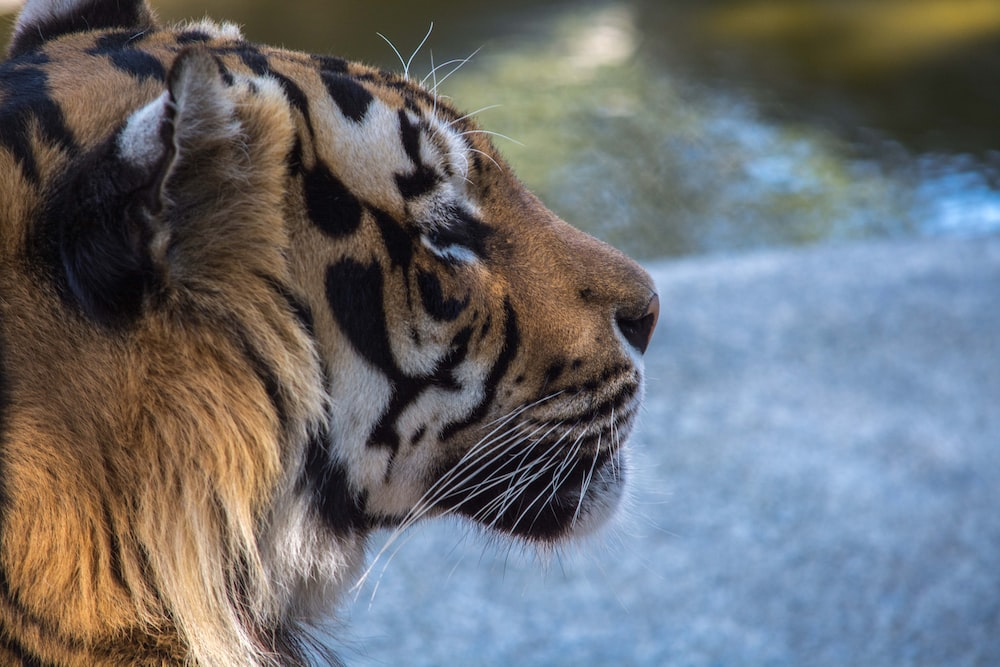
//> input picture OpenCV_tests/photo.jpg, 1000 x 667 px
$ ./main   (built with g++ and OpenCV 4)
//> lines starting //> are read from the running program, lines starting //| are printed output that depends on the picture
#include <iostream>
#include "opencv2/imgproc.hpp"
#include "opencv2/imgcodecs.hpp"
#include "opencv2/highgui.hpp"

using namespace cv;
using namespace std;

int main (){

    Mat img = cv::imread("C:/Users//Sergey/Downloads/photo.jpg");
//> img is the input picture: 667 rows x 1000 cols, CV_8UC3; mean B, G, R 113.7, 110, 107.9
    if(img.empty()){
        std::cout << "not img";
        return -1;
    }
    namedWindow("Testing OpenCV", WINDOW_AUTOSIZE);

    Mat img_blur10x10, img_Gblur5x5, img_threshold,
        img_gray, img_hsv, img_canny;

    blur(img,img_blur10x10, Size(10,10));
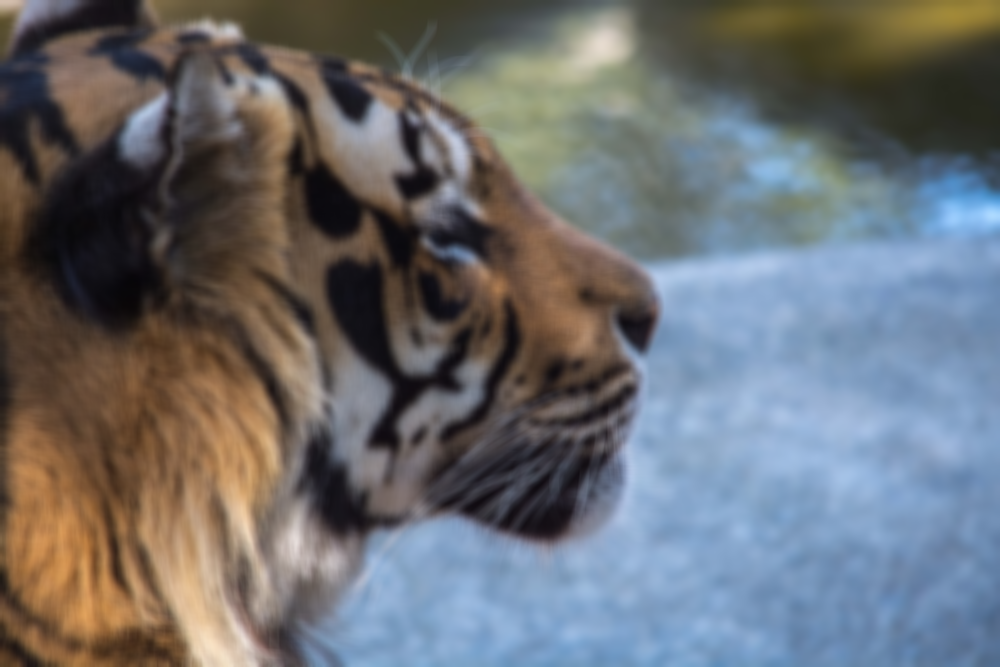
//> img_blur10x10: 667 rows x 1000 cols, CV_8UC3; mean B, G, R 113.5, 110, 107.9
    GaussianBlur(img, img_Gblur5x5, Size(5,5), 0);
    threshold(img, img_threshold, 125, 255, 3);
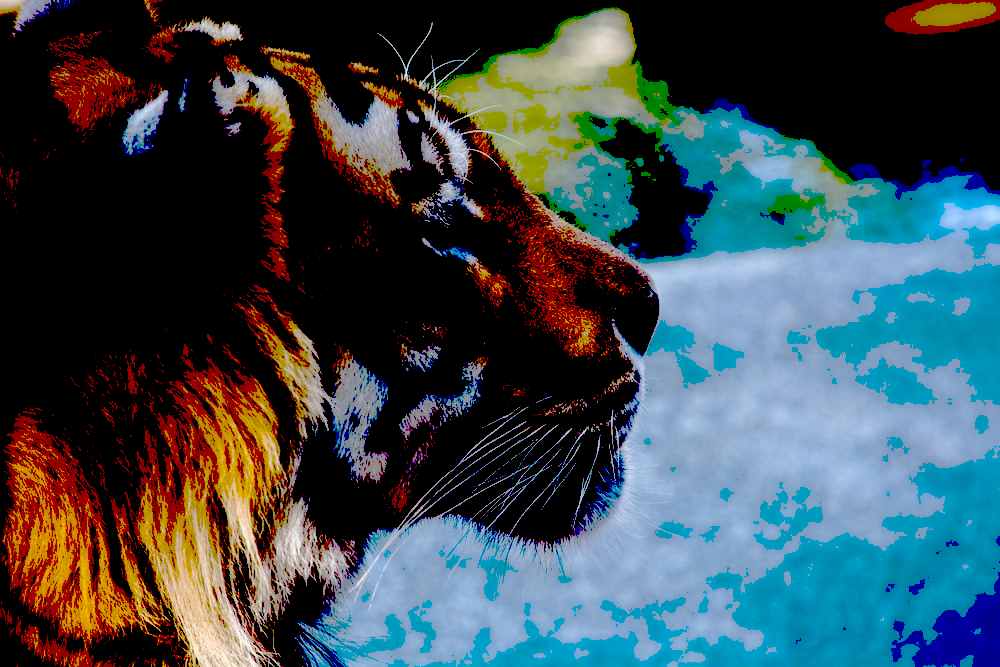
//> img_threshold: 667 rows x 1000 cols, CV_8UC3; mean B, G, R 79, 73.3, 58.6
    cvtColor(img, img_gray, COLOR_RGB2GRAY, 0);
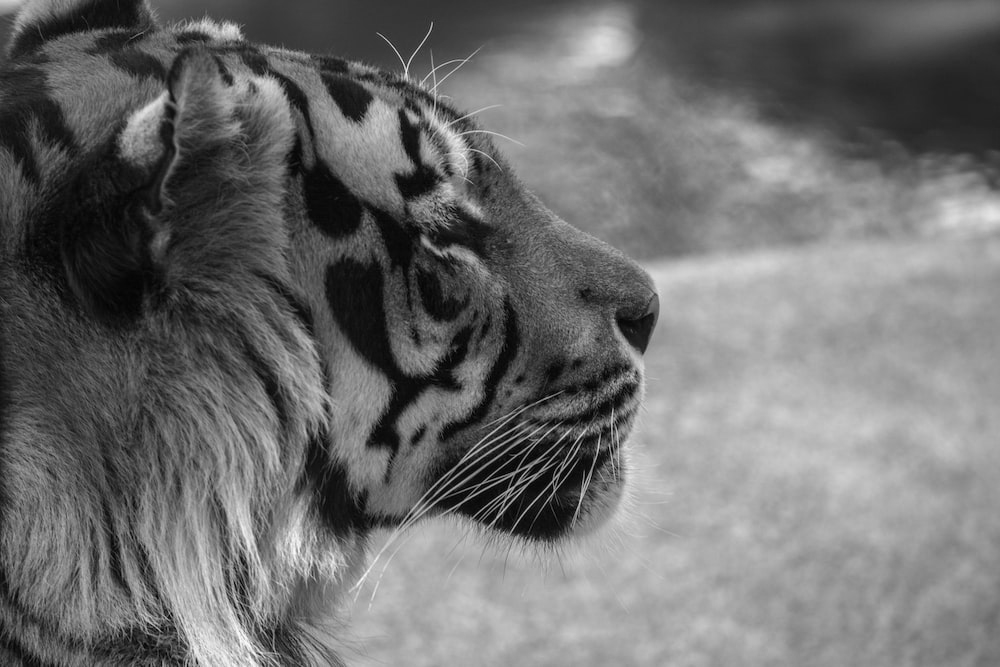
//> img_gray: 667 rows x 1000 cols, CV_8UC1; min 0, max 251, mean 110.9
    cvtColor(img, img_hsv, COLOR_RGB2HSV, 0);
//> img_hsv: 667 rows x 1000 cols, CV_8UC3; mean H, S, V 71.7, 78.5, 131.5
    Canny(img, img_canny, 0, 100, 3);
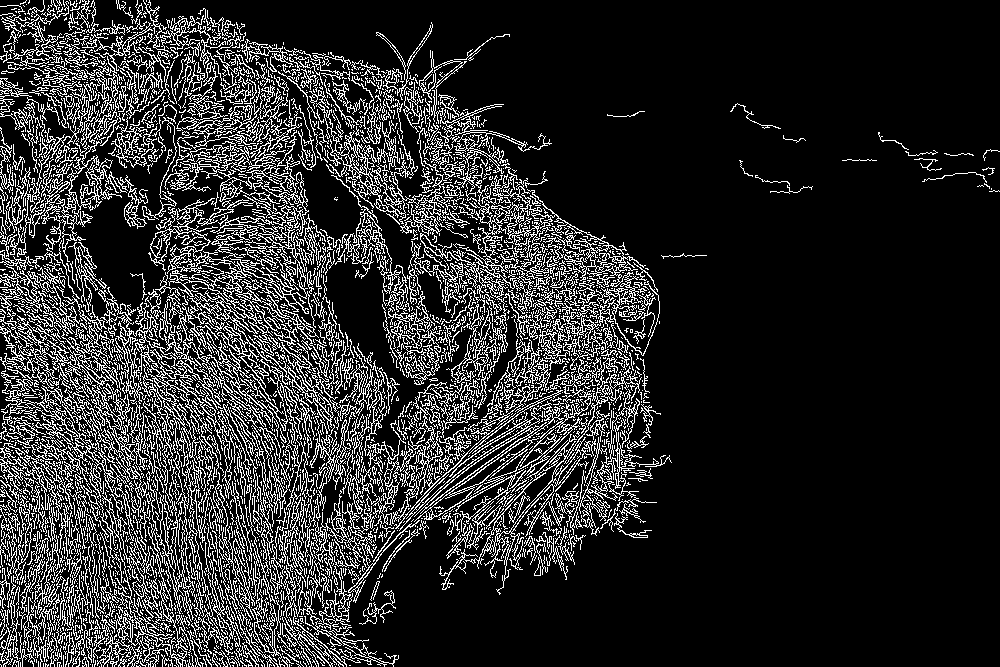
//> img_canny: 667 rows x 1000 cols, CV_8UC1; 16.6% white in thin lines or dots

    imshow("Origin", img);
    imshow("Blur", img_blur10x10);
    imshow("GaussianBlur", img_Gblur5x5);
    imshow("Threshold", img_threshold);
    imshow("Gray", img_gray);
    imshow("HSV", img_hsv);
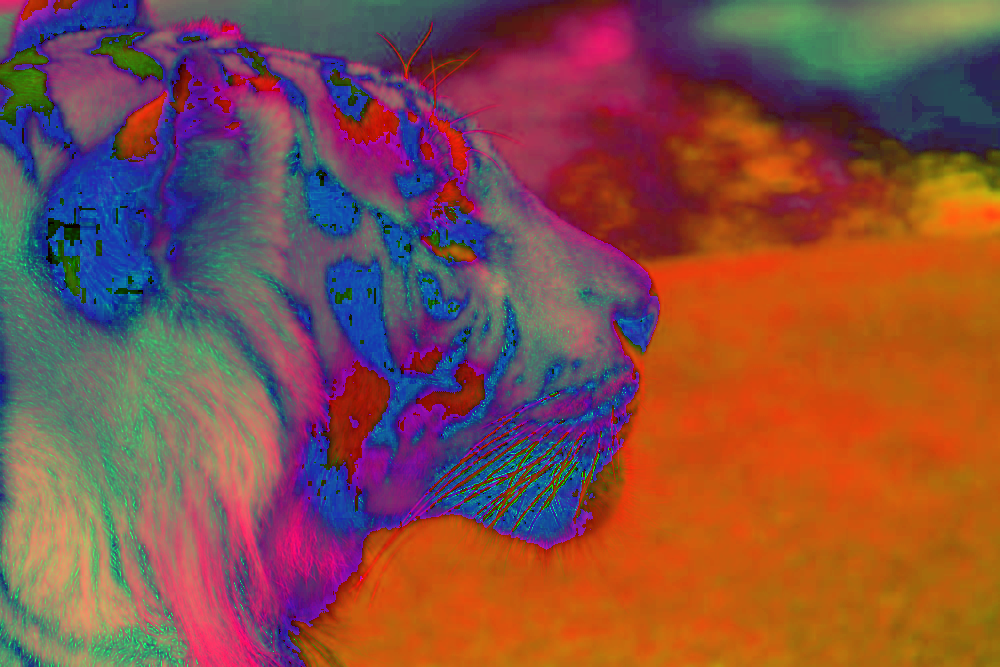
//> window 'HSV': 667 rows x 1000 cols, CV_8UC3; mean B, G, R 71.7, 78.5, 131.5
    imshow("Canny", img_canny);

    waitKey(0);
    destroyAllWindows();

    return 0;
}
